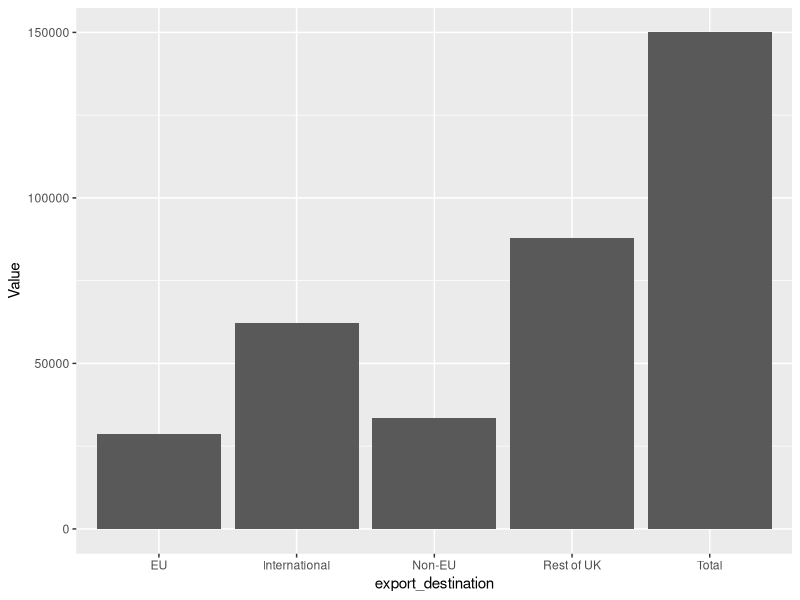
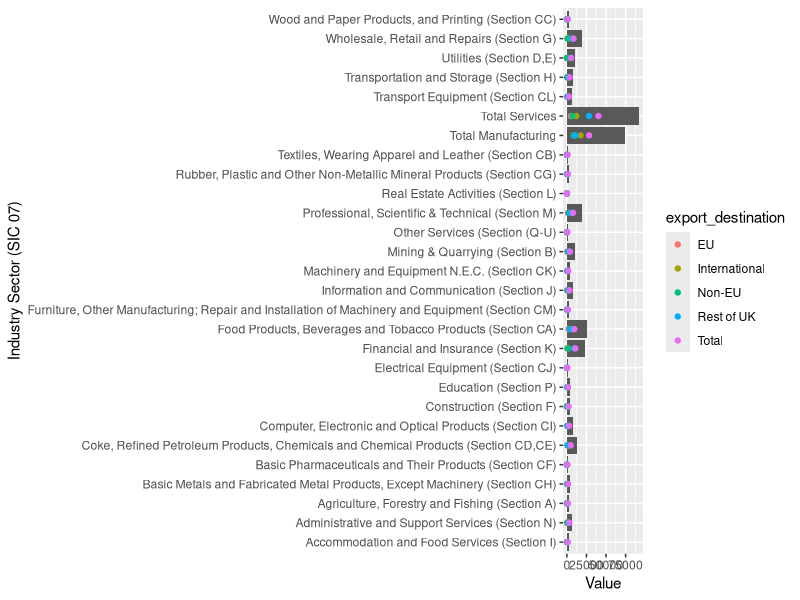
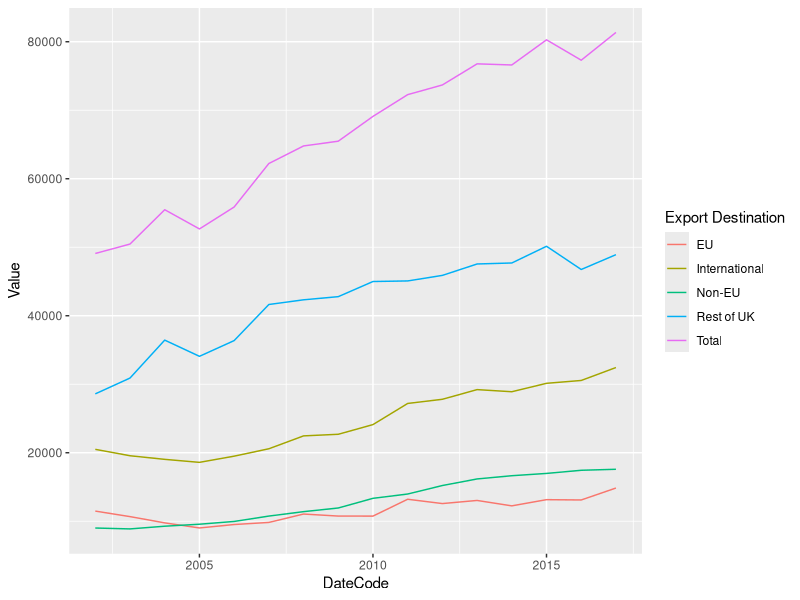

The R script that drew these images, in order:
# Set the working directory
# R needs to know whre to look for data
# You should keep scripts and data in the same folder
# Option 1: Menu Bar >> Session >> Set Working Directory >> To Source file location 
# Option 2: setwd("foder directory")


##### Loading packages ####

#We do this only once per script. Best done at the beginning. 

#library(NAME_OF_PACKAGE)
#today weare going to use 5 different packages

library(tidyverse) # this is a wraper that loads additional packages
#alternatively you can load them separately

library(tidyr) # designed to reshape data
library(dplyr) # helps with maipultng data
library(ggplot2) #helps us create beautiful plots
library(readr) # helps read variety of formats. Mostly used for csv and tsv formats
library(readxl) # helps us read in excel files


####loading files ####

#csv files: best functuonlity (package readr)- read_csv('filename.csv',...)

exports <- read_csv('exports_by_industry.csv')

# excel files: (package readxl) read_excel('filename.xlsx', sheet = 2,...)
#specify the sheet you want or it will take the 1st sheet by default

exports_2sheet <- read_excel('exports_by_industry_2sheets.xlsx', sheet = 'Sheet1')


##### Let's jump into tidyverse ####


#################### Select variables (i.e. columns) 

#select(data, variable_names_unquoted) 
  #Use backticks `` for variable names of more than one word

exports_1 <- select(exports, DateCode, Value, `Industry Sector (SIC 07)`, 
                    `Export Destination`)

View(exports_1)

#negative select: get rid of variables with the - sign. Keep in mind the c(). 

exports_1_minus <- select(exports, -c(FeatureCode, Measurement, Units))

View(exports_1_minus)

################## Keep or remove observations (rows): similar to an ifelse statemnt


#filter(data, variable_to_check = some_condition) filters IN (keeps what matches the condition)

#we want only 2017
exports1_2017 <- filter(exports_1, DateCode == 2017)

View(exports1_2017)

#we do not want the total rows, want to keep all other years

exports1_2017_nototal <- filter(exports1_2017, `Industry Sector (SIC 07)` != 'Total')

View(exports1_2017_nototal)

# some logical operators in R
# 
#  equal ==
#  not equal !=
#  larger than >
#  smaller than <



################## Creating new variables 

#mutate(data, new_variable_name = what_is_in_the_variable, new_variable_name2 = ...)

#Want to see the value in billions

exports1_billions <- mutate(exports1_2017_nototal, value_billions = Value/1000)

View(exports1_billions)

################# Grouping  and Summarising

#group_by(data, variable1, variable2,...) # choose how you want to form your groups


exports1_billions_destinations <- group_by(exports1_billions, `Export Destination`)

View(exports1_billions_destinations) # notice no actual change

glimpse(exports1_billions_destinations) # notice the groups in the summary


#summarise(data, summary_variable_name = some_function())

#we want to know how much we export per each destination, ignoring exporting industry

exports_destinations_summarised <- summarise(exports1_billions_destinations, 
                                          total_exp_destination = sum(value_billions))

# You can use any calculation but here are some useful functions
# min()
# max()
# mean()
# sd()
# median()
# n() - counts the members of the groups, if not grouped counts all instances



View(exports_destinations_summarised)



################# Reshape data 

# Sometimes the  operations we need to do require a different format, 
# for that we use gather() and spread()

# Our data is in long format, but we need it in a wide format. For example we want 
# each export destination to be a separate column

#spread(data, key = variable_with_names, value = variabe_with_values, ...)

exports1_wide <- spread(exports1_2017_nototal, key = `Export Destination`, value = Value)
# we used the data with only one value varible. Use the dataset with the value both in millions
# and billions to see what happens

View(exports1_wide)


# gather works in the reverse way. It makes your data into long format.

# gather(data, key = "name_for_var_with_labels", value = 'name_for_var_with_values', c(variable1, variable2,...))

exports1_long <- gather(exports1_wide, key = 'export_destination', value = 'Value', c(3:7))#or c(EU:Total) or list all


View(exports1_long)




############################# Let's Plot ###############################

# Here we use the ggplot package due to its ease of layering and variety

# Layer1: what data are we going to use
# Layer2: how do we want it to look

# ggplot(data, aes(x,y, ...)) + geom_something(...)

# histogram style

ggplot(exports1_long, aes(x = export_destination, y = Value)) + geom_col()

# adding extra layers

ggplot(exports1_long, aes(x = `Industry Sector (SIC 07)`, y = Value)) + 
  geom_col() + #each industry gets a column
  geom_point(aes(group = export_destination, colour = export_destination)) + #each destination is a point
  coord_flip() #flip to one side


#lets plot a line graph

#select only the total values, not individual industries WHY?
exports_line <- filter(exports_1, `Industry Sector (SIC 07)` == 'Total')


ggplot(exports_line, aes(DateCode, Value)) +
  geom_line(aes(color = `Export Destination`))



#Time to play

# TASK: 
# Create a summary table for one industry for International and Rest of UK only. 
# Then plot a line graph for all years


#Start with the original dataset exports and see how 
# far can you get along








#### Extra  - pipes

#Pipes feed into each other. Easiest interpretation is to read them as 'then'

#Select variable, then, filter rows, then group, then....

# It reduces the number of environment objects created


exports_pipes <- exports %>% #use exports data THEN
  
  select(DateCode, Value, `Industry Sector (SIC 07)`, 
         `Export Destination`) %>%  #select  DateCode, Value, `Industry Sector (SIC 07)` & `Export Destination` THEN
  
  filter(DateCode == 2017) %>% #keep only  year 2017 THEN
  
  mutate(value_billions = Value/1000) #rcreate a new column, which gives the 


####extra 2 joins: 

#create a lookup table just for ilustration purposes

#func_join(table1, table2, by = common_variables)
#inner_join -  keep only rows that match
#left_join - keep all from table 1, only matching rows in table2
# right_join - keep all from table 2, only matching rows in table 1
# anti_join - keep only rows in table 1 that do not have a match in table 2
# full_join - keep everything 


to_join <- tibble(SIC = unique(exports$`Industry Sector (SIC 07)`), industries = rep(c('A', 'B' , 'C', 'D', 'E'), times = c(4,3,11,2,9)))

#join using 
joined_tables <- inner_join(exports_pipes, to_join, by = c('Industry Sector (SIC 07)' = 'SIC'))
